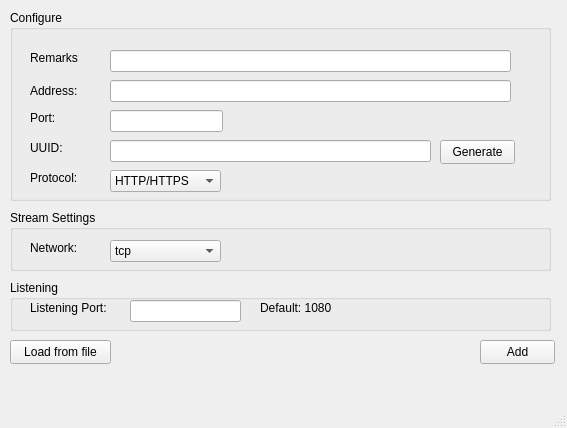
<?xml version="1.0" encoding="UTF-8"?>
<ui version="4.0">
 <class>MainWindow</class>
 <widget class="QMainWindow" name="MainWindow">
  <property name="geometry">
   <rect>
    <x>0</x>
    <y>0</y>
    <width>567</width>
    <height>428</height>
   </rect>
  </property>
  <property name="windowTitle">
   <string>Add Server</string>
  </property>
  <widget class="QWidget" name="centralwidget">
   <widget class="QGroupBox" name="groupBox">
    <property name="geometry">
     <rect>
      <x>10</x>
      <y>10</y>
      <width>541</width>
      <height>191</height>
     </rect>
    </property>
    <property name="title">
     <string>Configure</string>
    </property>
    <widget class="QLabel" name="label">
     <property name="geometry">
      <rect>
       <x>20</x>
       <y>70</y>
       <width>51</width>
       <height>21</height>
      </rect>
     </property>
     <property name="text">
      <string>Address:</string>
     </property>
    </widget>
    <widget class="QLineEdit" name="line_ip">
     <property name="geometry">
      <rect>
       <x>100</x>
       <y>70</y>
       <width>401</width>
       <height>22</height>
      </rect>
     </property>
    </widget>
    <widget class="QLabel" name="label_2">
     <property name="geometry">
      <rect>
       <x>20</x>
       <y>100</y>
       <width>49</width>
       <height>16</height>
      </rect>
     </property>
     <property name="text">
      <string>Port:</string>
     </property>
    </widget>
    <widget class="QLineEdit" name="line_port">
     <property name="geometry">
      <rect>
       <x>100</x>
       <y>100</y>
       <width>113</width>
       <height>22</height>
      </rect>
     </property>
    </widget>
    <widget class="QLabel" name="label_3">
     <property name="geometry">
      <rect>
       <x>20</x>
       <y>130</y>
       <width>49</width>
       <height>16</height>
      </rect>
     </property>
     <property name="text">
      <string>UUID:</string>
     </property>
    </widget>
    <widget class="QLineEdit" name="line_uuid">
     <property name="geometry">
      <rect>
       <x>100</x>
       <y>130</y>
       <width>321</width>
       <height>22</height>
      </rect>
     </property>
    </widget>
    <widget class="QPushButton" name="btnGen">
     <property name="geometry">
      <rect>
       <x>430</x>
       <y>130</y>
       <width>75</width>
       <height>24</height>
      </rect>
     </property>
     <property name="text">
      <string>Generate</string>
     </property>
    </widget>
    <widget class="QLabel" name="label_5">
     <property name="geometry">
      <rect>
       <x>20</x>
       <y>40</y>
       <width>49</width>
       <height>16</height>
      </rect>
     </property>
     <property name="text">
      <string>Remarks:</string>
     </property>
    </widget>
    <widget class="QLineEdit" name="line_remarks">
     <property name="geometry">
      <rect>
       <x>100</x>
       <y>40</y>
       <width>401</width>
       <height>22</height>
      </rect>
     </property>
    </widget>
    <widget class="QLabel" name="label_8">
     <property name="geometry">
      <rect>
       <x>20</x>
       <y>160</y>
       <width>49</width>
       <height>16</height>
      </rect>
     </property>
     <property name="text">
      <string>Protocol:</string>
     </property>
    </widget>
    <widget class="QComboBox" name="comboProtocol">
     <property name="geometry">
      <rect>
       <x>100</x>
       <y>160</y>
       <width>111</width>
       <height>22</height>
      </rect>
     </property>
     <item>
      <property name="text">
       <string>HTTP/HTTPS</string>
      </property>
     </item>
     <item>
      <property name="text">
       <string>SOCKS</string>
      </property>
     </item>
    </widget>
   </widget>
   <widget class="QGroupBox" name="groupBox_2">
    <property name="geometry">
     <rect>
      <x>10</x>
      <y>210</y>
      <width>541</width>
      <height>61</height>
     </rect>
    </property>
    <property name="title">
     <string>Stream Settings</string>
    </property>
    <widget class="QLabel" name="label_6">
     <property name="geometry">
      <rect>
       <x>20</x>
       <y>30</y>
       <width>49</width>
       <height>16</height>
      </rect>
     </property>
     <property name="text">
      <string>Network:</string>
     </property>
    </widget>
    <widget class="QComboBox" name="comboUDP">
     <property name="geometry">
      <rect>
       <x>100</x>
       <y>30</y>
       <width>111</width>
       <height>22</height>
      </rect>
     </property>
     <item>
      <property name="text">
       <string>tcp</string>
      </property>
     </item>
     <item>
      <property name="text">
       <string>udp</string>
      </property>
     </item>
    </widget>
   </widget>
   <widget class="QPushButton" name="btn_add">
    <property name="geometry">
     <rect>
      <x>480</x>
      <y>340</y>
      <width>75</width>
      <height>24</height>
     </rect>
    </property>
    <property name="text">
     <string>Add</string>
    </property>
   </widget>
   <widget class="QGroupBox" name="groupBox_3">
    <property name="geometry">
     <rect>
      <x>10</x>
      <y>280</y>
      <width>541</width>
      <height>51</height>
     </rect>
    </property>
    <property name="title">
     <string>Listening</string>
    </property>
    <widget class="QLabel" name="label_4">
     <property name="geometry">
      <rect>
       <x>20</x>
       <y>20</y>
       <width>101</width>
       <height>16</height>
      </rect>
     </property>
     <property name="text">
      <string>Listening Port:</string>
     </property>
    </widget>
    <widget class="QLineEdit" name="line_listening">
     <property name="geometry">
      <rect>
       <x>120</x>
       <y>20</y>
       <width>111</width>
       <height>22</height>
      </rect>
     </property>
    </widget>
    <widget class="QLabel" name="label_7">
     <property name="geometry">
      <rect>
       <x>250</x>
       <y>20</y>
       <width>91</width>
       <height>16</height>
      </rect>
     </property>
     <property name="text">
      <string>Default: 1080</string>
     </property>
    </widget>
   </widget>
   <widget class="QPushButton" name="btnLoad">
    <property name="geometry">
     <rect>
      <x>10</x>
      <y>340</y>
      <width>101</width>
      <height>24</height>
     </rect>
    </property>
    <property name="text">
     <string>Load from file</string>
    </property>
   </widget>
  </widget>
  <widget class="QMenuBar" name="menubar">
   <property name="geometry">
    <rect>
     <x>0</x>
     <y>0</y>
     <width>567</width>
     <height>24</height>
    </rect>
   </property>
  </widget>
  <widget class="QStatusBar" name="statusbar"/>
 </widget>
 <resources/>
 <connections/>
</ui>
